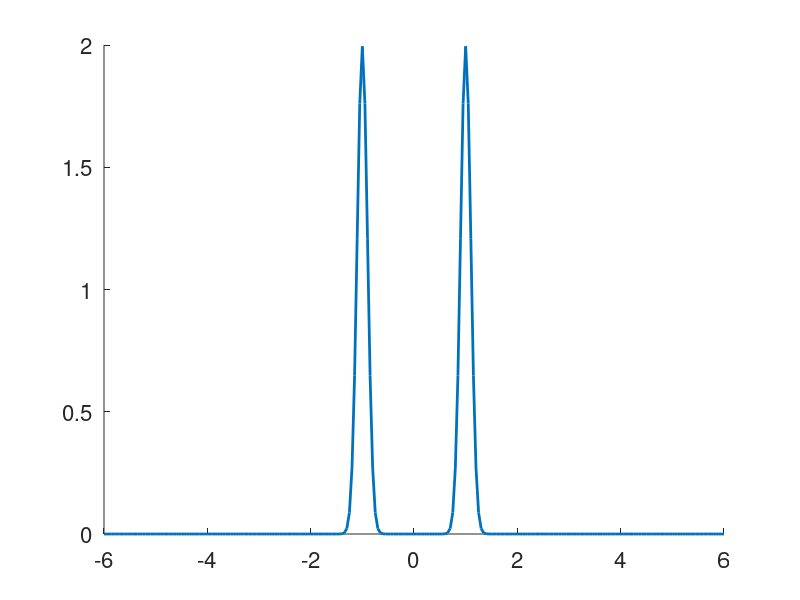

Write the MATLAB code that produced this figure. (Note: this script raises an error after producing the figure.)
%%
clear
close all
clc


m1 = 1;
s1 = .1;
m2 = -1;
s2 = .1;

x = -6:.05:6;
p = .5*(1/sqrt(2*pi)/s1)*exp(-.5*((x-m1)/s1).^2) ...
   +.5*(1/sqrt(2*pi)/s2)*exp(-.5*((x-m2)/s2).^2);


plot(x,p,'LineWidth',2)
set(gcf,'Color','w')
set(gca,'FontSize',16)
box off

%% draw samples
nos = 1e4; 
X = zeros(nos,1);
for kk=1:nos
    if rand<0.5
        tmp = m1+s1*randn;
    else
        tmp = m2+s2*randn;
    end
    X(kk) = tmp;
end

figure
histogram(X,'Normalization','pdf')
set(gcf,'Color','w')
set(gca,'FontSize',16)
box off

%% mode
[pmax,ind] = max(p);
ModeOfX = x(ind)

%% mean and standard deviation
EOfX = .5*m1+.5*m2
StandDev = .5*(m1^2+s1^2)+.5*(m2^2+s2^2)
